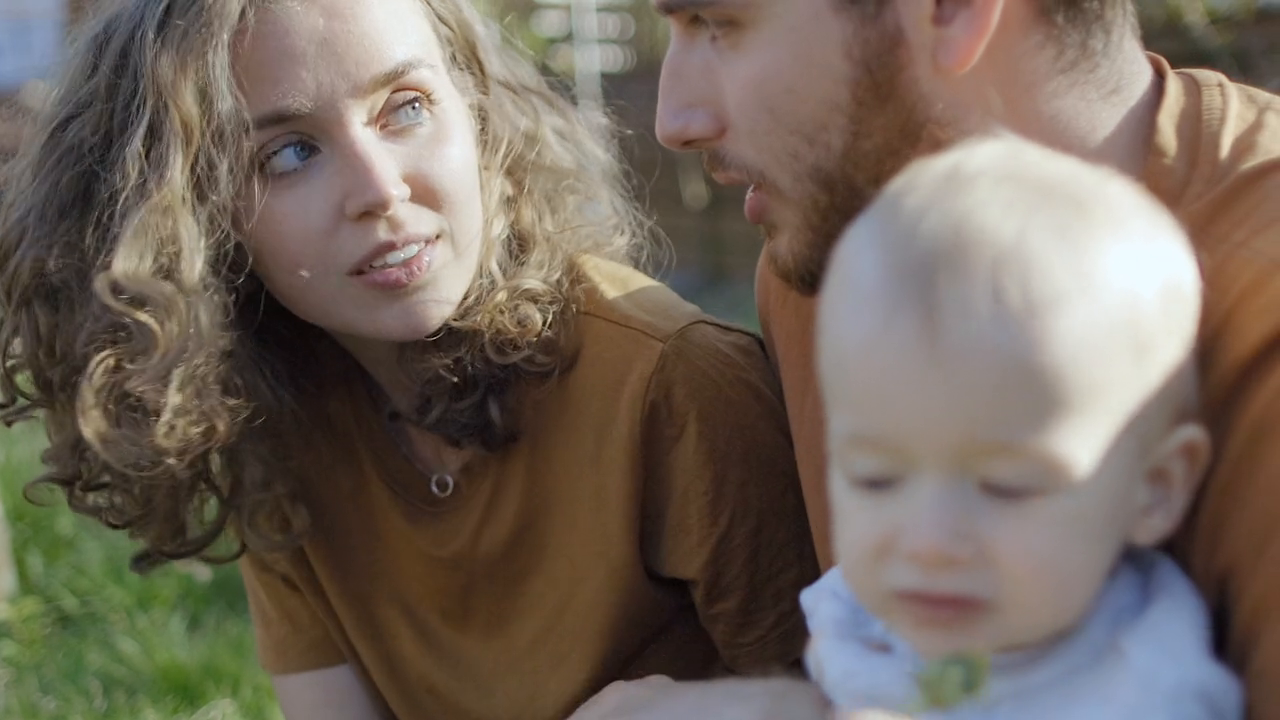
#> input picture frame 10 of openCV_intro/people.mp4, 1280 x 720 px
$ jupyter execute video_io.ipynb
#> lines starting #> are read from the running program, lines starting #| are printed output that depends on the picture
[cell 1]
import cv2
import numpy as np
import matplotlib.pyplot as plt

[cell 2]
cap = cv2.VideoCapture('people.mp4')

while cap.isOpened():
    ret, frame = cap.read()
#> frame is the input picture: shape (720, 1280, 3); mean B, G, R 92.2, 103.1, 114.9
    if not ret:
        print("Can't receive frame (stream end?). Exiting ...")
        break

    #gray_frame = cv2.cvtColor(frame, cv2.COLOR_BGR2GRAY)
    cv2.imshow('Video', frame)

    if cv2.waitKey(1) == ord('q'):
#> (key q is pressed here)
        break

cap.release()
cv2.destroyAllWindows()

[cell 3]
def filter(image):
    img_gray = cv2.cvtColor(image, cv2.COLOR_BGR2GRAY)
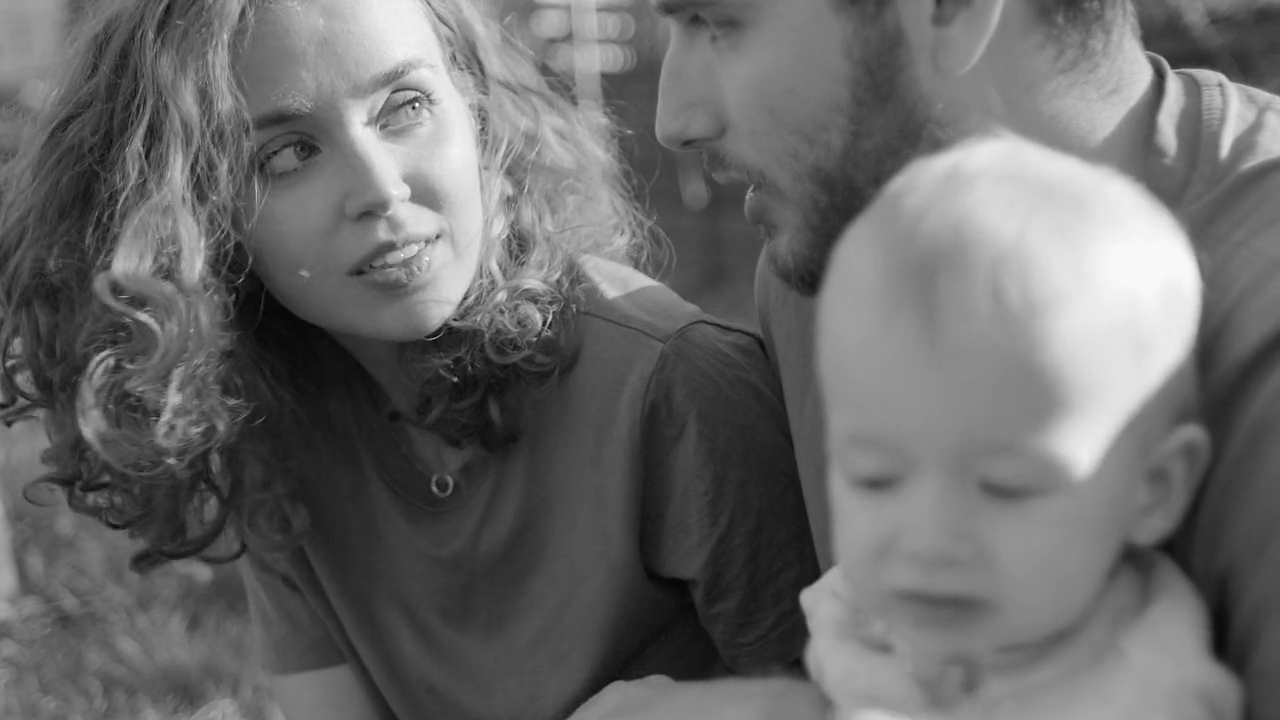
#> img_gray: shape (720, 1280); min 1, max 255, mean 105.4
    img_blur = cv2.GaussianBlur(img_gray, (5, 5), 0)
    img_canny = cv2.Canny(img_blur, 50, 150)
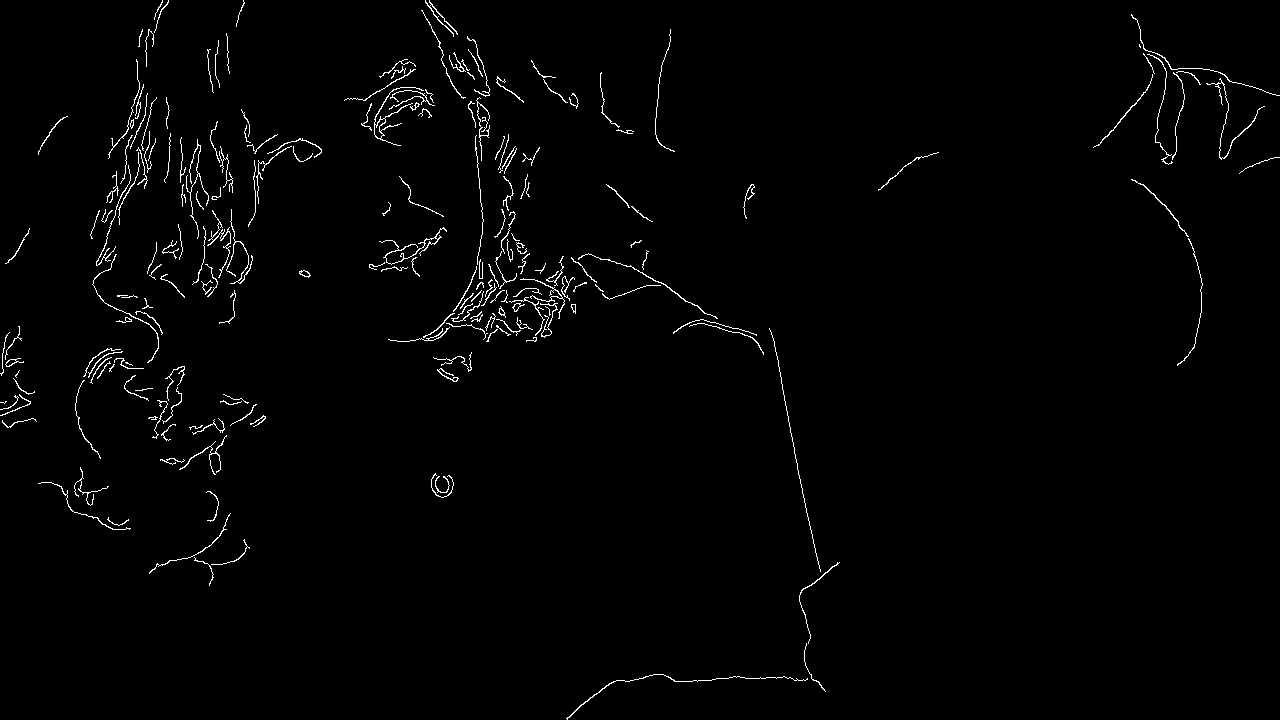
#> img_canny: shape (720, 1280); 1.4% white in thin lines or dots

    ret, mask = cv2.threshold(img_canny, 50, 255, cv2.THRESH_BINARY)
    return mask

cap = cv2.VideoCapture('people.mp4')

while cap.isOpened():
    ret, frame = cap.read()
    if not ret:
        print("Can't receive frame (stream end?). Exiting ...")
        break

    cv2.imshow('Video', filter(frame))
    if cv2.waitKey(1) == ord('q'):
#> (key q is pressed here)
        break

cap.release()
cv2.destroyAllWindows()

$ run again, starting later in the video
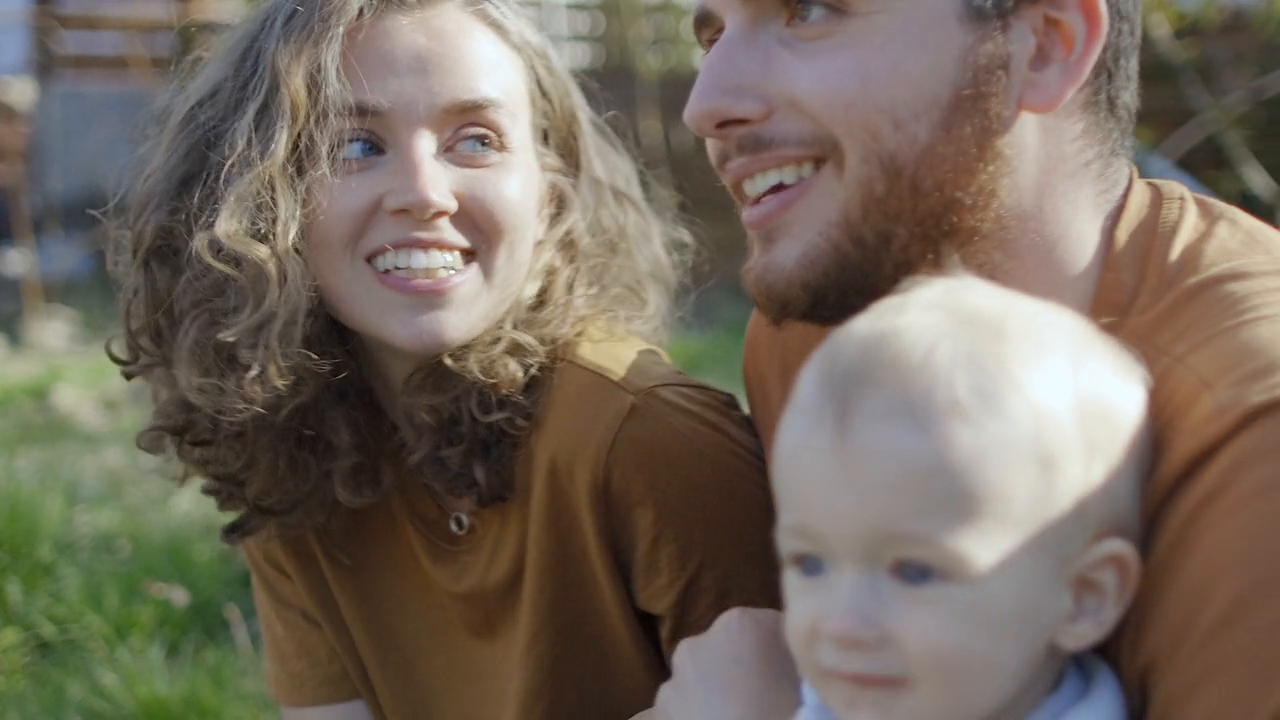
#> input picture frame 49 of openCV_intro/people.mp4, 1280 x 720 px
#> frame is the input picture: shape (720, 1280, 3); mean B, G, R 94, 106, 117
#> in filter, `img_gray = cv2.cvtColor(image, cv2.COLOR_BGR2GRAY)`:
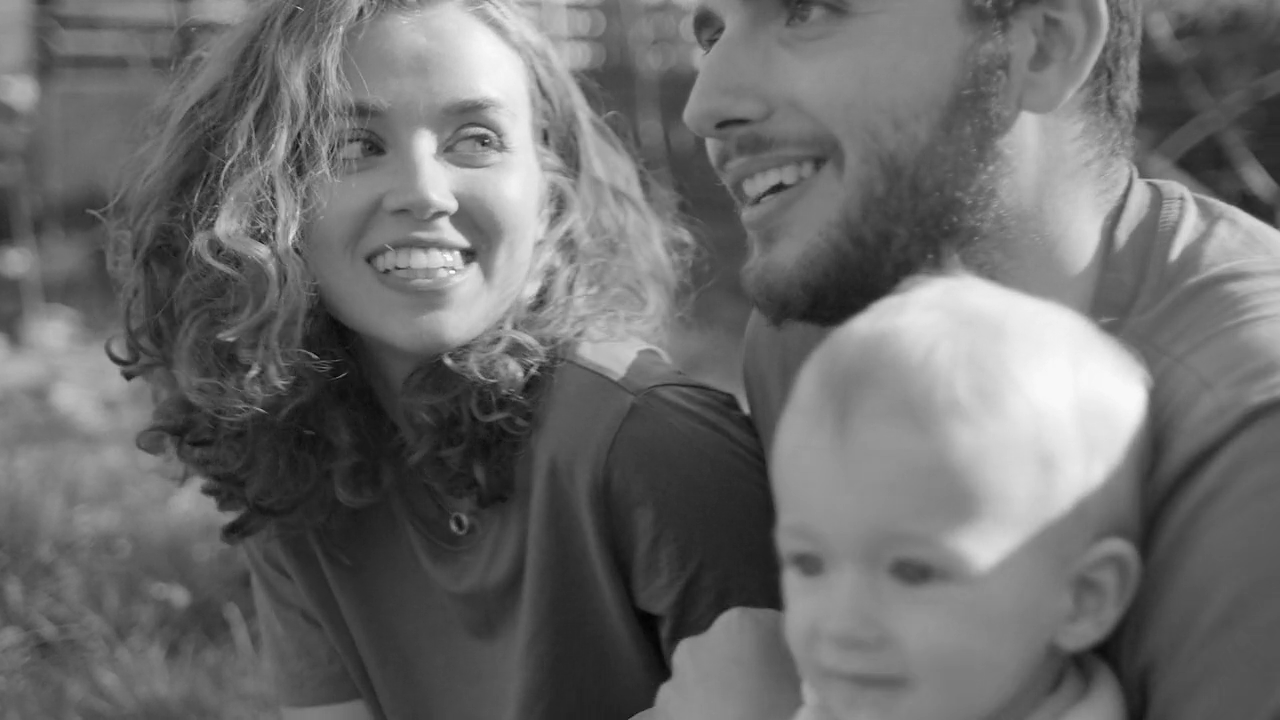
#> img_gray: shape (720, 1280); min 3, max 255, mean 107.9
#> in filter, `img_canny = cv2.Canny(img_blur, 50, 150)`:
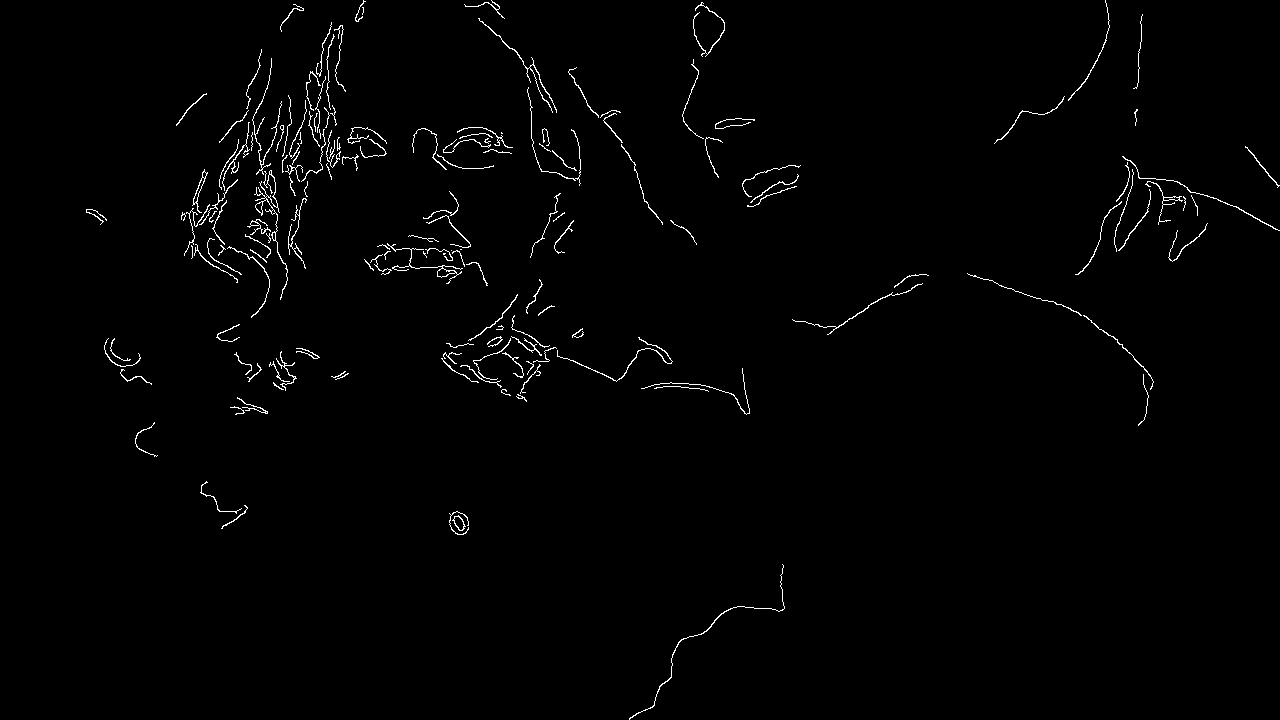
#> img_canny: shape (720, 1280); 1.2% white in thin lines or dots

$ run again, starting later in the video
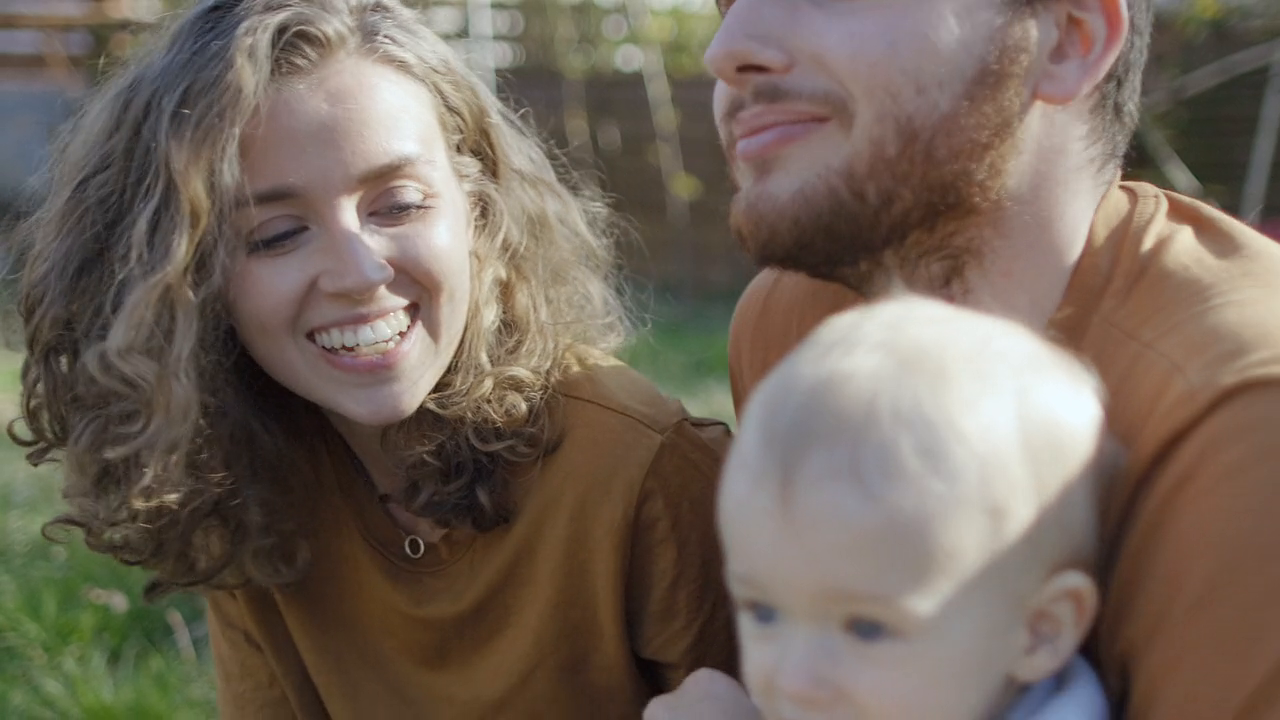
#> input picture frame 87 of openCV_intro/people.mp4, 1280 x 720 px
#> frame is the input picture: shape (720, 1280, 3); mean B, G, R 91.2, 102.7, 115.5
#> in filter, `img_gray = cv2.cvtColor(image, cv2.COLOR_BGR2GRAY)`:
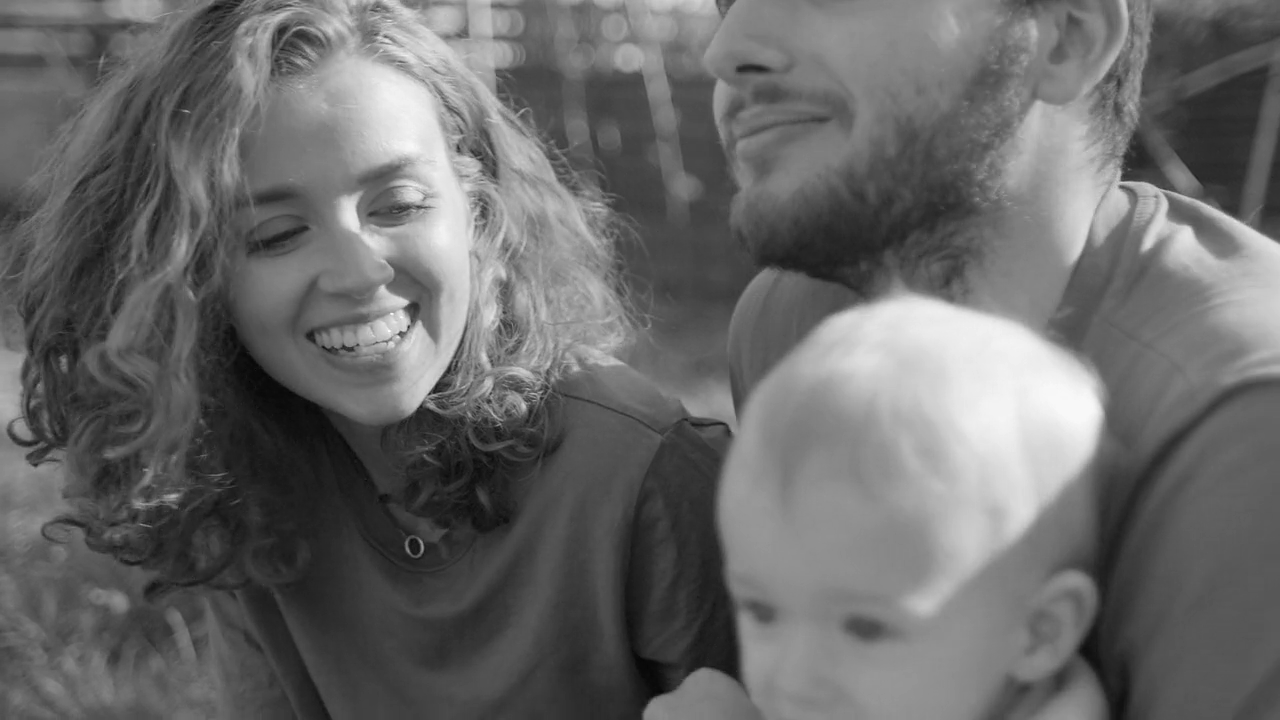
#> img_gray: shape (720, 1280); min 3, max 254, mean 105.2
#> in filter, `img_canny = cv2.Canny(img_blur, 50, 150)`:
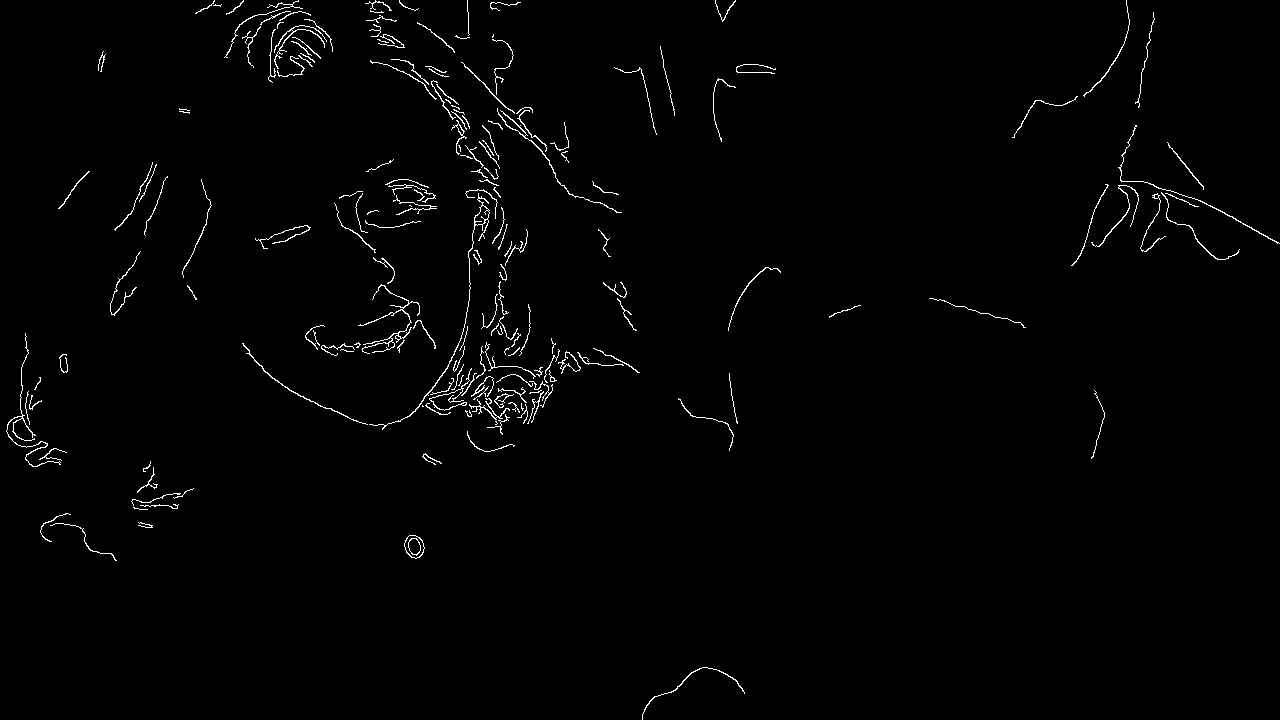
#> img_canny: shape (720, 1280); 1.3% white in thin lines or dots
